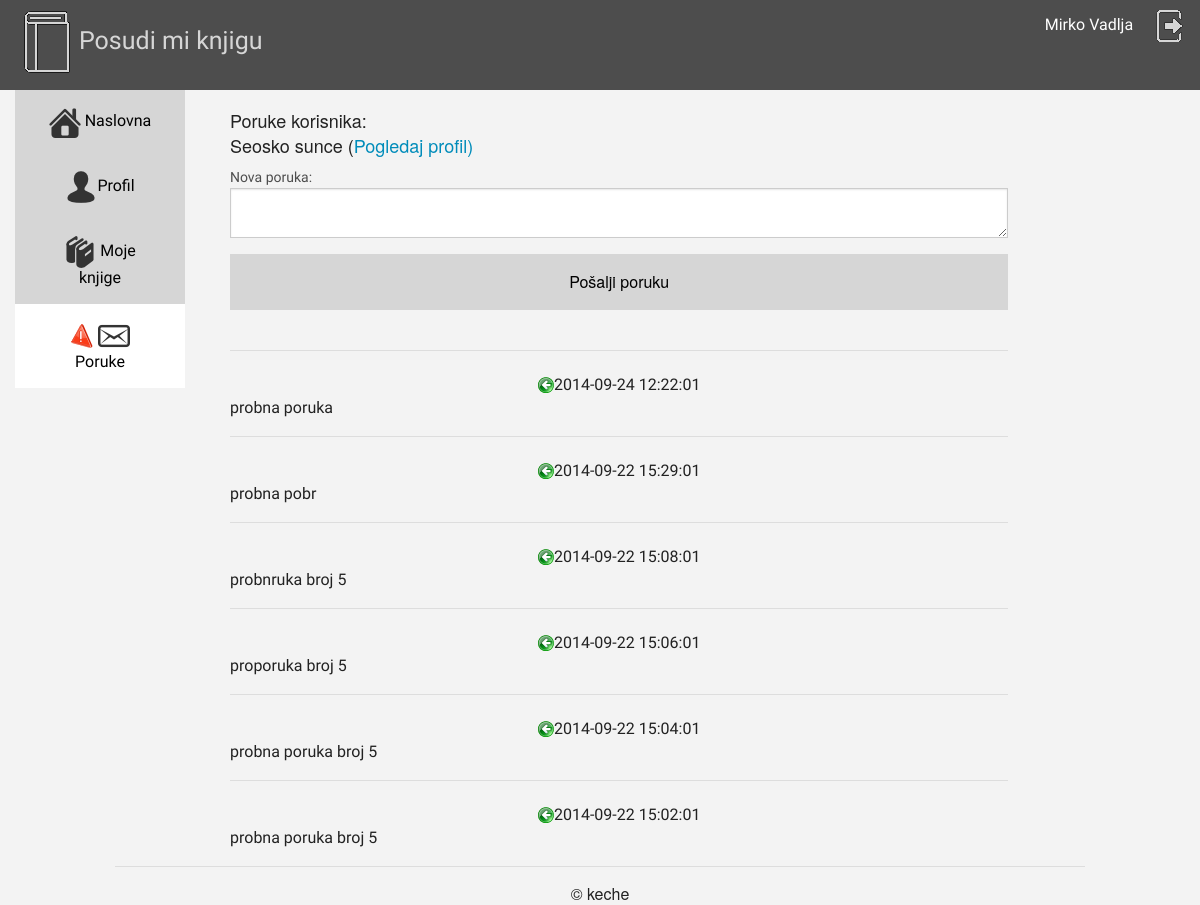
The page /poruke/poruka.php?id=1&pos=Seosko sunce (signed in) on the database its author committed.
### tables this page shows
create table poruka(
	id 		int not null primary key auto_increment,
	posiljatelj 	int not null,
	primatelj 	int not null,
	vrijeme 	datetime not null,
	sadrzaj 	text not null,
	procitano 	boolean
);

### konfiguracija.php (called while the page is built, shortened)
<?php
$putanjaApp="/pojects/pmk/";
$app="book_";

### poruke/poruka.php (the view, shortened to what this page needs)
<?php include_once '../konfiguracija.php';
$izraz=$veza->prepare("select id from user where username=:username");
$izraz->bindParam(":username", $_GET["pos"]);
$izraz->execute();
$treba=$izraz->fetch(PDO::FETCH_OBJ);
$profil=$treba->id;
?>
<!doctype html>
<html class="no-js" lang="en">
  <head>
   <?php include_once '../head.php'; ?>
      <link type="text/css" media="screen" rel="stylesheet" href="responsive-tables.css" />
  </head>
  <body class="pozadina">
    <?php include_once '../gore.php' ;    ?>
   <div class="large-2 medium-3 columns hide-for-small">
 <?php include_once '../sastrane.php' ;    ?>
</div>
   <div class="large-10 medium-8 columns font knjige">
   	<div class="row"><div class="large-10 columns">
   	<h5>Poruke korisnika: </br>
			<?php echo $_GET["pos"]. "  (<a href=". $putanjaApp. "user/index.php?id=".$profil.">Pogledaj profil)</a></h5>";
					?>
			<form action="slanjeporuke.php" method="post">
				<label for="sadrzaj">Nova poruka:
        <textarea value="" name="sadrzaj"></textarea>
      </label>
				<input type="submit" class="button siroki" value="Pošalji poruku"/>
			</form>
			<?php
			$izraz=$veza-> prepare("select
por.sadrzaj as sadrzaj,por.vrijeme as vrijeme,a.username as posiljatelj, b.id as id,b.username
from poruka por
inner join user a on por.posiljatelj=a.id
inner join user b on por.primatelj=b.id
where (a.username=:pos and b.username=:dad) or (a.username=:dad and b.username=:pos) order by por.vrijeme desc ");
$izraz->execute($_GET);
$poruka=$izraz->fetchAll(PDO::FETCH_OBJ);
				foreach($poruka as $mess):
			?>
			<hr />
			<?php
			echo "<div class=\"centrirano prored\">";
			if($mess->posiljatelj==$_SESSION[$app . "autoriziran"]->username){echo "<img src=\"".$putanjaApp. "img/ikone/red.png\" alt=\"\" />";}else{echo "<img src=\"".$putanjaApp. "img/ikone/green.png\" alt=\"\" />";}
			echo $mess->vrijeme;?> </div>
			<?php echo $mess->sadrzaj;?>
			<?php
				endforeach;
 				$veza=null;?>
   </div>
   </div></div>
        <?php include_once '../footer.php' ;    ?>
  </body>
</html>

### css/moj.css (style rules this page uses)
.pozadina { background-color: #F3F3F3; }
.siroki { width: 100%; background-color: #D6D6D6; color:black; }
.font { font-family: 'Nobile', sans-serif; }
.knjige { margin-top:15px; }
.centrirano { text-align: center; }
.prored { line-height: 30px; }

### rows shown on the page
poruka: vrijeme "2014-09-24 12:22:01", sadrzaj "probna poruka"
poruka: vrijeme "2014-09-22 15:29:01", sadrzaj "probna pobr"
poruka: vrijeme "2014-09-22 15:08:01", sadrzaj "probnruka broj 5"
poruka: vrijeme "2014-09-22 15:06:01", sadrzaj "proporuka broj 5"
poruka: vrijeme "2014-09-22 15:04:01", sadrzaj "probna poruka broj 5"
poruka: vrijeme "2014-09-22 15:02:01", sadrzaj "probna poruka broj 5"

### other values the page prints
$_SESSION[$app . "autoriziran"]->ime "Mirko"
$_SESSION[$app . "autoriziran"]->prezime "Vadlja"
$_GET["pos"] "Seosko sunce"
